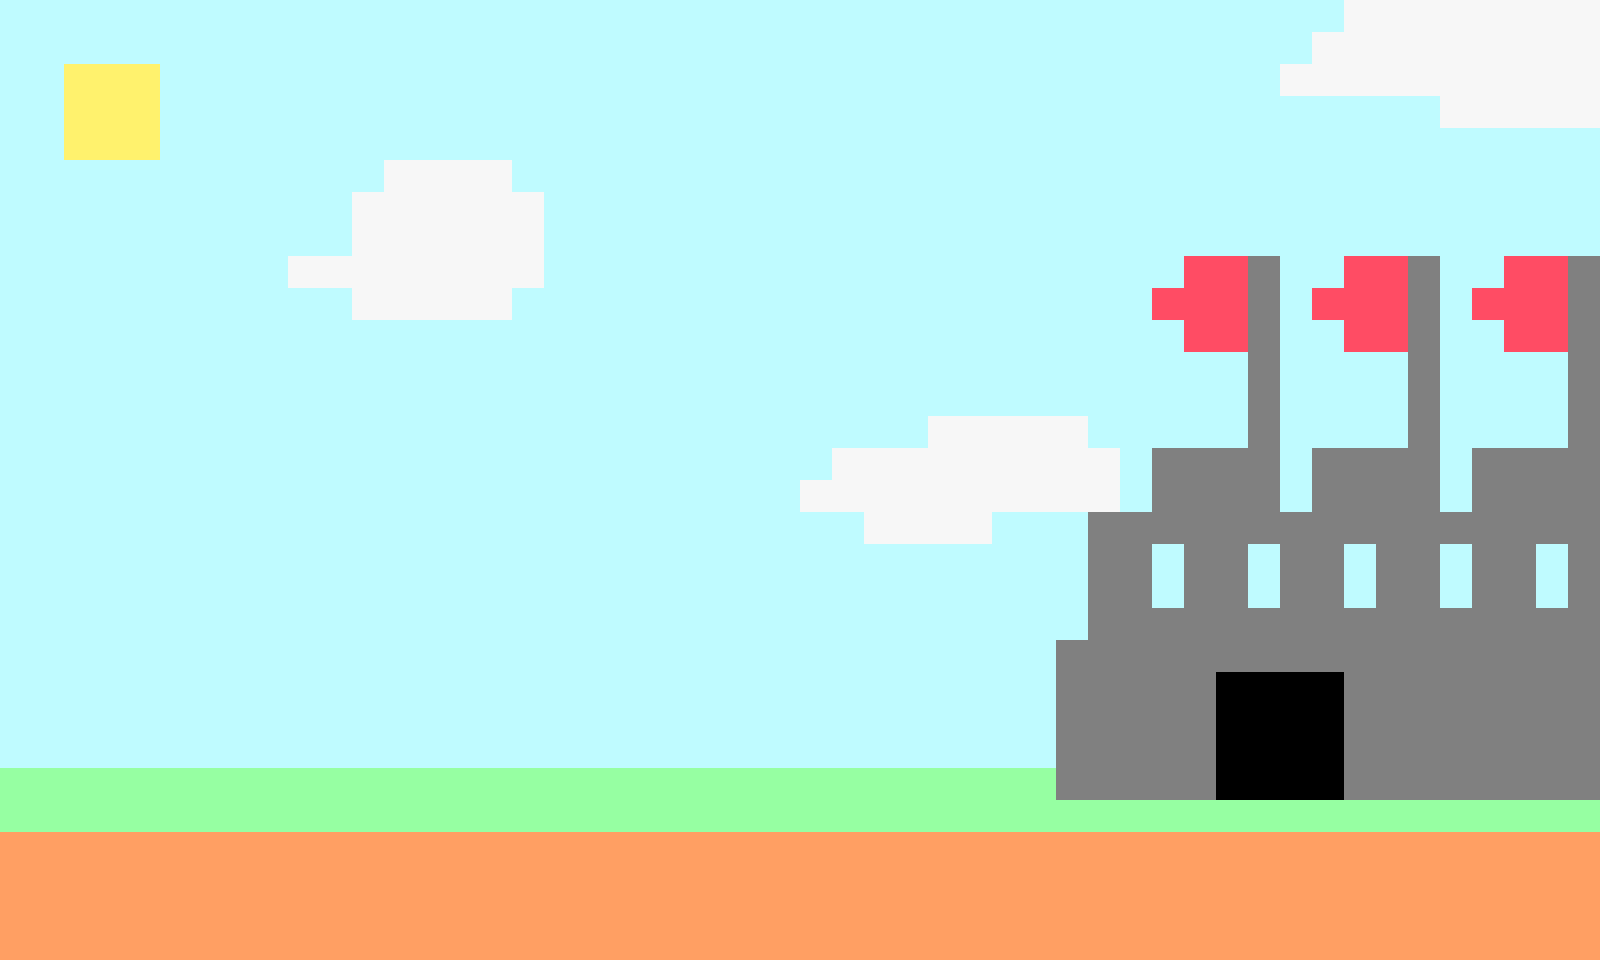

A 2D game scene composited from a Tiled map and its tileset images. What follows is a short description and the map's XML, with each tile layer's data collapsed to a summary:
An orthogonal 50x30 tile map with 32x32 px tiles, 1 tile layer (Tile Layer 1) and 1 object (solid).

<map version="1.0" orientation="orthogonal" width="50" height="30" tilewidth="32" tileheight="32">
 <tileset firstgid="1" name="shet" tilewidth="32" tileheight="32">
  <image source="shet.png" width="128" height="64" />
 </tileset>
 <layer name="Tile Layer 1" width="50" height="30">
  <data>[1500 cells, 1500 non-empty, 8 distinct tile ids]</data>
 </layer>
 <objectgroup name="Hitboxes" width="50" height="30">
  <object type="solid" x="1" y="801" width="1599" height="50" />
 </objectgroup>
</map>